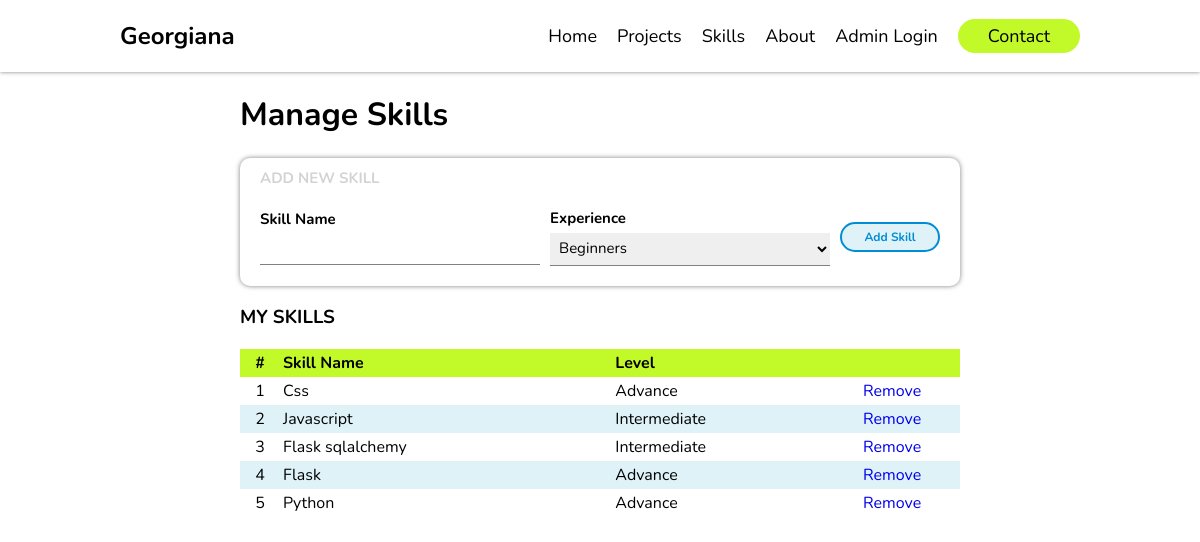
Screenshot of /admin/skills with the database file from the repository.
### webapp/models.py (models this page shows)
class Skills(db.Model):
    id = db.Column(db.Integer, primary_key=True)
    name = db.Column(db.String(20))
    level = db.Column(db.String(20))

### webapp/admin.py (the view, shortened to what this page needs)
@admin.route("/skills", methods=['GET', 'POST'])
def skills():
    my_skills = Skills.query.order_by(Skills.id.desc())
    return render_template("manage_skills.html"
                           , levels=LEVELS
                           , my_skills=my_skills)

### webapp/templates/manage_skills.html (shortened to what this page needs)
<!DOCTYPE html>
<html lang="en">
<head>
    <link rel="stylesheet" href="../static/css/nav.css">
    <link rel="stylesheet" href="../static/css/manage_skill.css">
</head>
<body>
    {% include "nav-bar.html" %}
    <div class="container">
        <h1>Manage Skills</h1>
        <div class="add-skill">
            <form action="/admin/skills" method="post">
                <h3>ADD NEW SKILL</h3>
                <div class="form_name">
                    <div class="form_input">
                        <label>Skill Name</label>
                        <input type="text" name="skill_name" required>
                    </div>
                    <div class="form_input">
                        <label>Experience</label>
                        <select name="skill_experience" required>
                            {% for level in levels %}
                                <option value="{{ level }}">{{ level.capitalize() }}</option>
                            {% endfor %}
                        </select>
                    </div>
                    <div class="form_submit">
                        <input type="submit" value="Add Skill">
                    </div>
                    </div>
            </form>
        </div>
        <div class="my_skills">
            <h3>MY SKILLS</h3>
            <table cellspacing="0" cellpadding="3px">
                <thead>
                    <tr>
                        <th style="text-align: center">#</th>
                        <th>Skill Name</th>
                        <th>Level</th>
                        <th></th>
                    </tr>
                </thead>
                <tbody>
                    {% for skill in my_skills %}
                        <tr>
                            <td style="text-align: center">{{ loop.index }}</td>
                            <td>{{ skill.name.capitalize() }}</td>
                            <td>{{ skill.level.capitalize() }}</td>
                            <td style="width: 100px">
                                <a href="/admin/skills/delete/{{ skill.id }}">Remove</a>
                            </td>
                        </tr>
                    {% endfor %}
                </tbody>
            </table>
        </div>
    </div>
</body>
</html>

### webapp/static/css/nav.css (style rules this page uses)
:root { --darkblue: #0F21BD; --mediumblue: #008DD5; --lightblue: #DEF2F8; --limegreen: #C2F929; }
body { margin: 0; scroll-behavior: smooth; }
* { font-family: Nunito, sans-serif; box-sizing: border-box; }
a { text-decoration: none; }
.container { margin-inline: 20%; }

### webapp/static/css/manage_skill.css (style rules this page uses)
form { display: flex; flex-direction: column; gap: 20px; width: 100%; padding: 10px 20px 20px; box-shadow: 0 0 5px rgba(0,0,0,0.5); border-radius: 10px; }
.form_input { flex: 1; }
form h3 { margin: 0 0; color: lightgray; font-size: 15px; }
label { display: block; font-size: 15px; font-weight: bold; margin-bottom: 5px; }
.form_input input, .form_input select { width: 100%; resize: none; padding: 5px; border: none; outline: none; border-bottom: 1px solid gray; font-size: 15px; }
.form_submit { display: flex; justify-content: flex-end; }
.form_submit input { padding: 5px 0; width: 100px; background-color: var(--lightblue); border-radius: 100px; border: 2px solid var(--mediumblue); cursor: pointer; font-size: 12px; font-weight: bold; color: var(--mediumblue); }
.form_name { display: flex; flex-wrap: wrap; gap: 10px; flex: 1; align-items: center; }
table { width: 100%; text-align: left; }
thead { background-color: var(--limegreen); }
tbody tr:nth-child(even) { background-color: var(--lightblue); }

### rows the page displays
Skills: name "Css", level "Advance"
Skills: name "Javascript", level "Intermediate"
Skills: name "Flask sqlalchemy", level "Intermediate"
Skills: name "Flask", level "Advance"
Skills: name "Python", level "Advance"

### other values shown
form field skill_experience "Beginners"
